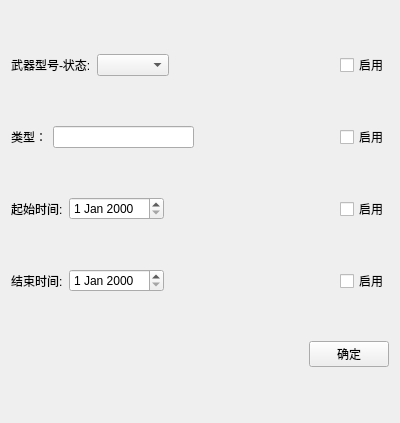
<?xml version="1.0" encoding="UTF-8"?>
<ui version="4.0">
 <class>DataAdvanceSearch</class>
 <widget class="QWidget" name="DataAdvanceSearch">
  <property name="geometry">
   <rect>
    <x>0</x>
    <y>0</y>
    <width>400</width>
    <height>423</height>
   </rect>
  </property>
  <property name="windowTitle">
   <string>Form</string>
  </property>
  <layout class="QVBoxLayout" name="verticalLayout">
   <item>
    <layout class="QHBoxLayout" name="horizontalLayout">
     <item>
      <widget class="QLabel" name="label">
       <property name="text">
        <string>武器型号-状态:</string>
       </property>
      </widget>
     </item>
     <item>
      <widget class="QComboBox" name="comboBox"/>
     </item>
     <item>
      <spacer name="horizontalSpacer">
       <property name="orientation">
        <enum>Qt::Horizontal</enum>
       </property>
       <property name="sizeHint" stdset="0">
        <size>
         <width>40</width>
         <height>20</height>
        </size>
       </property>
      </spacer>
     </item>
     <item>
      <widget class="QCheckBox" name="checkBox">
       <property name="text">
        <string>启用</string>
       </property>
      </widget>
     </item>
    </layout>
   </item>
   <item>
    <layout class="QHBoxLayout" name="horizontalLayout_2">
     <item>
      <widget class="QLabel" name="label_2">
       <property name="text">
        <string>类型：</string>
       </property>
      </widget>
     </item>
     <item>
      <widget class="QLineEdit" name="lineEdit"/>
     </item>
     <item>
      <spacer name="horizontalSpacer_2">
       <property name="orientation">
        <enum>Qt::Horizontal</enum>
       </property>
       <property name="sizeHint" stdset="0">
        <size>
         <width>40</width>
         <height>20</height>
        </size>
       </property>
      </spacer>
     </item>
     <item>
      <widget class="QCheckBox" name="checkBox_2">
       <property name="text">
        <string>启用</string>
       </property>
      </widget>
     </item>
    </layout>
   </item>
   <item>
    <layout class="QHBoxLayout" name="horizontalLayout_3">
     <item>
      <widget class="QLabel" name="label_3">
       <property name="text">
        <string>起始时间:</string>
       </property>
      </widget>
     </item>
     <item>
      <widget class="QDateEdit" name="dateEdit"/>
     </item>
     <item>
      <spacer name="horizontalSpacer_3">
       <property name="orientation">
        <enum>Qt::Horizontal</enum>
       </property>
       <property name="sizeHint" stdset="0">
        <size>
         <width>40</width>
         <height>20</height>
        </size>
       </property>
      </spacer>
     </item>
     <item>
      <widget class="QCheckBox" name="checkBox_3">
       <property name="text">
        <string>启用</string>
       </property>
      </widget>
     </item>
    </layout>
   </item>
   <item>
    <layout class="QHBoxLayout" name="horizontalLayout_4">
     <item>
      <widget class="QLabel" name="label_4">
       <property name="text">
        <string>结束时间:</string>
       </property>
      </widget>
     </item>
     <item>
      <widget class="QDateEdit" name="dateEdit_2"/>
     </item>
     <item>
      <spacer name="horizontalSpacer_4">
       <property name="orientation">
        <enum>Qt::Horizontal</enum>
       </property>
       <property name="sizeHint" stdset="0">
        <size>
         <width>40</width>
         <height>20</height>
        </size>
       </property>
      </spacer>
     </item>
     <item>
      <widget class="QCheckBox" name="checkBox_4">
       <property name="text">
        <string>启用</string>
       </property>
      </widget>
     </item>
    </layout>
   </item>
   <item>
    <layout class="QHBoxLayout" name="horizontalLayout_5">
     <item>
      <spacer name="horizontalSpacer_5">
       <property name="orientation">
        <enum>Qt::Horizontal</enum>
       </property>
       <property name="sizeHint" stdset="0">
        <size>
         <width>40</width>
         <height>20</height>
        </size>
       </property>
      </spacer>
     </item>
     <item>
      <widget class="QPushButton" name="pushButton">
       <property name="text">
        <string>确定</string>
       </property>
      </widget>
     </item>
    </layout>
   </item>
  </layout>
 </widget>
 <resources/>
 <connections/>
</ui>
